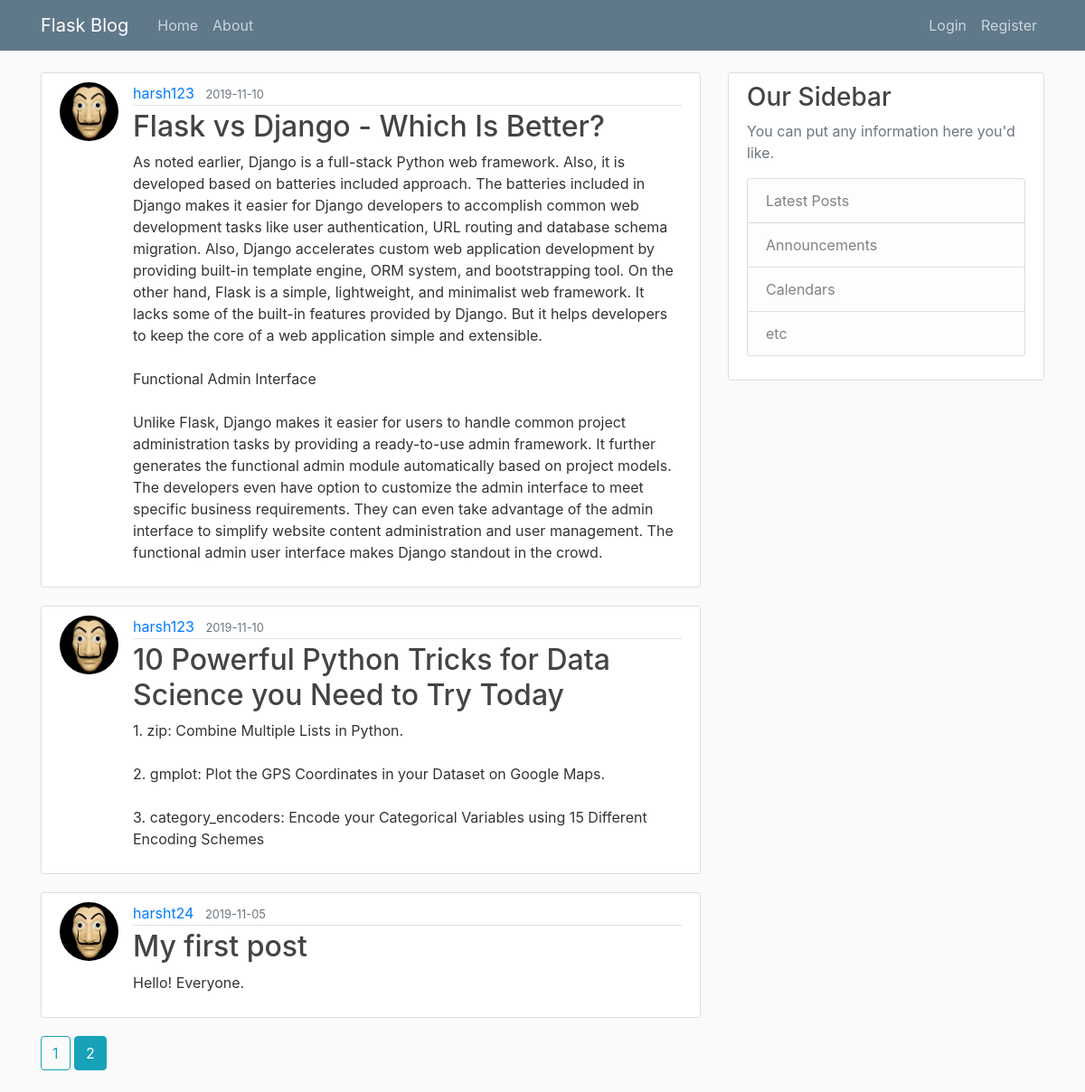
The page /home?page=2 on the database its author committed.
### app/model.py (models this page shows, shortened)
class Post(db.Model):
    id = db.Column(db.Integer, primary_key=True)
    title = db.Column(db.String(20), nullable=False)
    date_posted = db.Column(db.DateTime, nullable=False, default=datetime.utcnow())
    content = db.Column(db.Text, nullable=False)
    user_id = db.Column(db.Integer, db.ForeignKey('user.id'), nullable=False)

class User(db.Model, UserMixin):
    id = db.Column(db.Integer, primary_key=True)
    username = db.Column(db.String(20), unique=True, nullable=False)
    email = db.Column(db.String(120), unique=True, nullable=False)
    image_profile = db.Column(db.String(120), nullable=False, default='default.jpg')
    password = db.Column(db.String(60), unique=True, nullable=False)
    posts = db.relationship('Post', backref='author', lazy=True)

### app/main/routes.py (the view)
@main.route("/")
@main.route("/home")
def home():
    page = request.args.get('page', 1, type=int)
    posts = Post.query.order_by(Post.date_posted.desc()).paginate(page=page, per_page=5)
    return render_template('home.html', posts=posts)

### app/templates/home.html
{% extends "layout.html" %}
{% block content %}
    {% for post in posts.items %}
        <article class="media content-section">
          <img class="rounded-circle article-img" src="{{ url_for('static', filename='profile_pic/' + post.author.image_profile) }}">
          <div class="media-body">
            <div class="article-metadata">
              <a class="mr-2" href="{{ url_for('users.user_posts', username=post.author.username) }}">{{ post.author.username }}</a>
              <small class="text-muted">{{ post.date_posted.strftime('%Y-%m-%d') }}</small>
            </div>
            <h2><a class="article-title" href="{{ url_for('posts.post', post_id=post.id) }}">{{ post.title }}</a></h2>
            <p class="article-content">{{ post.content }}</p>
          </div>
        </article>
    {% endfor %}
    {% for page_num in posts.iter_pages(left_edge=1, right_edge=1, left_current=1, right_current=2) %}
      {% if page_num %}
        {% if posts.page == page_num %}
          <a class="btn btn-info mb-4" href="{{ url_for('main.home', page=page_num) }}">{{ page_num }}</a>
        {% else %}
          <a class="btn btn-outline-info mb-4" href="{{ url_for('main.home', page=page_num) }}">{{ page_num }}</a>
        {% endif %}
      {% else %}
        ...
      {% endif %}
    {% endfor %}
{% endblock content %}

### app/static/main.css (style rules this page uses)
body { background: #fafafa; color: #333333; margin-top: 5rem; }
h1, h2, h3, h4, h5, h6 { color: #444444; }
.content-section { background: #ffffff; padding: 10px 20px; border: 1px solid #dddddd; border-radius: 3px; margin-bottom: 20px; }
.article-title { color: #444444; }
.article-content { white-space: pre-line; }
.article-img { height: 65px; width: 65px; margin-right: 16px; }
.article-metadata { padding-bottom: 1px; margin-bottom: 4px; border-bottom: 1px solid #e3e3e3 }

### rows shown on the page
Post: image_profile (placeholder picture), author.username "harsh123", date_posted "2019-11-10", title "Flask vs Django - Which Is Better?", content "As noted earlier, Django is a full-stack Python web framework. Also, it is developed based on batteries included approach. The batteries included in Django makes it easier for Django developers to accomplish common web development tasks like user authentication, URL routing and database schema migration. Also, Django accelerates custom web application development by providing built-in template engine, ORM system, and bootstrapping tool. On the other hand, Flask is a simple, lightweight, and minimalist web framework. It lacks some of the built-in features provided by Django. But it helps developers to keep the core of a web application simple and extensible. Functional Admin Interface Unlike…"
Post: image_profile (placeholder picture), author.username "harsh123", date_posted "2019-11-10", title "10 Powerful Python Tricks for Data Science you Need to Try Today", content "1. zip: Combine Multiple Lists in Python. 2. gmplot: Plot the GPS Coordinates in your Dataset on Google Maps. 3. category_encoders: Encode your Categorical Variables using 15 Different Encoding Schemes"
Post: image_profile (picture), author.username "harsht24", date_posted "2019-11-05", title "My first post", content "Hello! Everyone."

### other values the page prints
{{ page_num }} "1"
{{ page_num }} "2"
